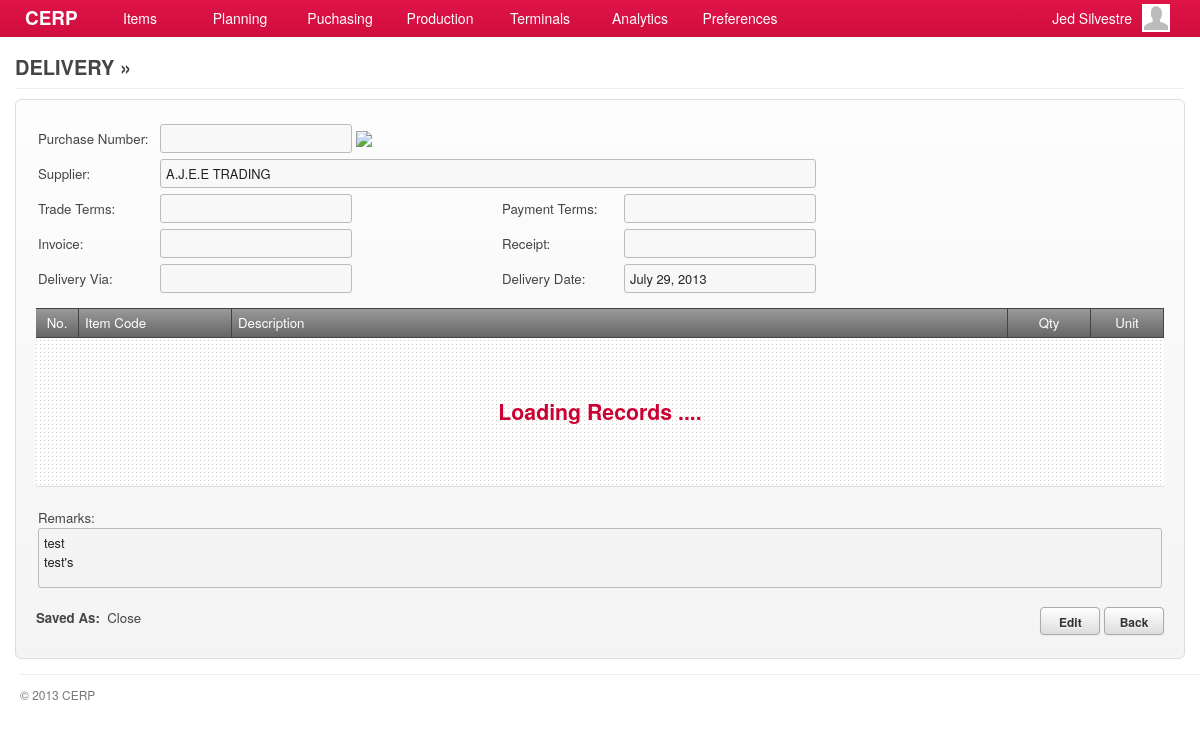
/account/deliveries-show_copy2.php?id=1 (signed in), run on an earlier commit of the app's database.
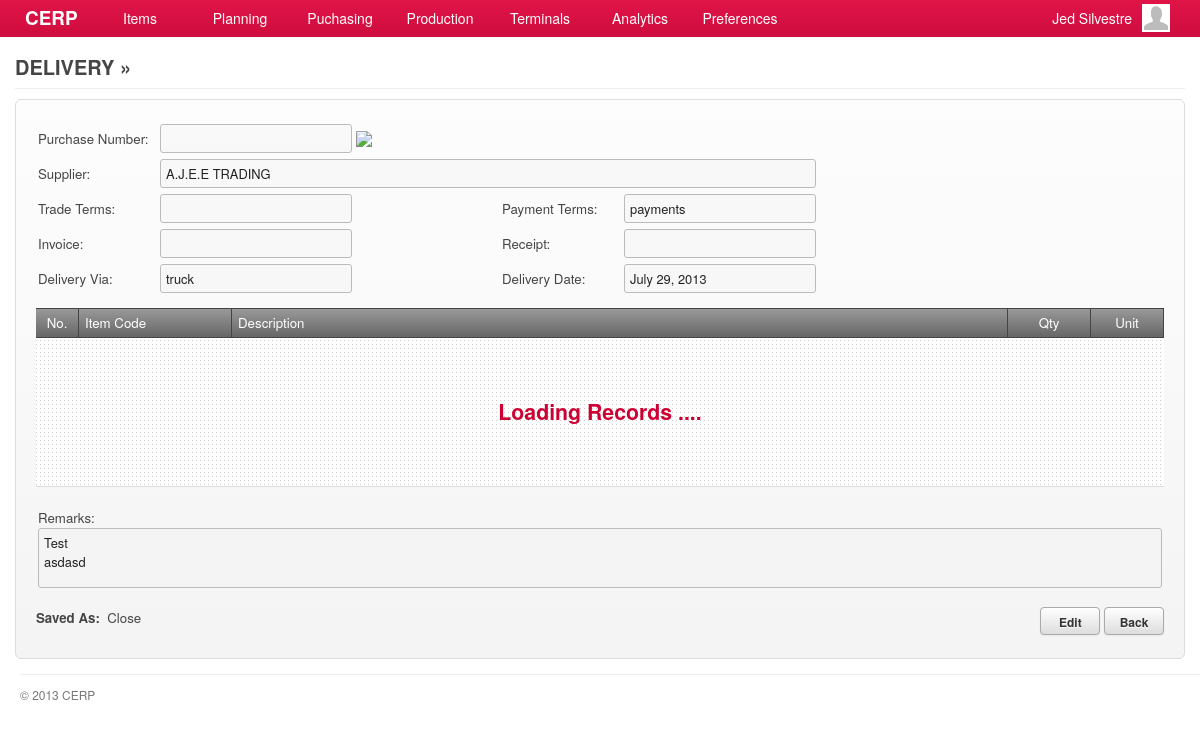
And on a later commit of the database.
### tables this page shows
CREATE TABLE `deliveries` (
  `id` bigint(20) NOT NULL AUTO_INCREMENT,
  `purchase_id` int(11) DEFAULT NULL,
  `delivery_via` varchar(80) DEFAULT NULL,
  `delivery_date` date DEFAULT NULL,
  `remarks` varchar(180) DEFAULT NULL,
  `status` int(4) DEFAULT '13',
  `completion_status` int(11) DEFAULT '19',
  `updated_at` datetime DEFAULT NULL,
  `created_at` datetime DEFAULT NULL,
  PRIMARY KEY (`id`)
);

CREATE TABLE `suppliers` (
  `id` int(11) NOT NULL AUTO_INCREMENT,
  `supplier_code` varchar(45) DEFAULT NULL,
  `name` varchar(100) DEFAULT NULL,
  `address` varchar(100) DEFAULT NULL,
  `country` int(11) DEFAULT NULL,
  `representative` varchar(100) DEFAULT NULL,
  `contact_no1` varchar(45) DEFAULT NULL,
  `contact_no2` varchar(45) DEFAULT NULL,
  `fax_no` varchar(45) DEFAULT NULL,
  `email` varchar(45) DEFAULT NULL,
  `supplier_type` int(11) DEFAULT NULL,
  `product_service` int(11) DEFAULT NULL,
  `term_of_payment` int(11) DEFAULT NULL,
  `description` tinytext,
  `created_at` timestamp NULL DEFAULT NULL,
  `updated_at` timestamp NULL DEFAULT NULL,
  PRIMARY KEY (`id`)
);

CREATE TABLE `lookup_status` (
  `id` int(11) NOT NULL AUTO_INCREMENT,
  `code` varchar(7) DEFAULT NULL,
  `description` varchar(45) DEFAULT NULL,
  `parent` varchar(6) DEFAULT NULL,
  `created_at` timestamp NULL DEFAULT NULL,
  `updated_at` timestamp NULL DEFAULT NULL,
  PRIMARY KEY (`id`)
);

CREATE TABLE `purchases` (
  `id` bigint(20) NOT NULL AUTO_INCREMENT,
  `supplier_id` int(11) DEFAULT NULL,
  `po_number` varchar(45) DEFAULT NULL,
  `po_date` date DEFAULT NULL,
  `payment_terms` varchar(80) DEFAULT NULL,
  `terms` varchar(80) DEFAULT NULL,
  `delivery_via` varchar(80) DEFAULT NULL,
  `delivery_date` date DEFAULT NULL,
  `total_amount` decimal(10,2) DEFAULT NULL,
  `remarks` varchar(180) DEFAULT NULL,
  `status` int(3) DEFAULT '9',
  `completion_status` int(11) DEFAULT NULL,
  `created_by` int(11) DEFAULT NULL,
  `created_at` datetime DEFAULT NULL,
  `checked_by` int(11) DEFAULT NULL,
  `checked_at` datetime DEFAULT NULL,
  `approved_by` int(11) DEFAULT NULL,
  `approved_at` datetime DEFAULT NULL,
  `updated_at` datetime DEFAULT NULL,
  PRIMARY KEY (`id`)
);

### include/general.class.php (called while the page is built, shortened)
<?php
require('database.class.php');
require('posts.class.php');
require('query.class.php');
require('role.class.php');
$HostAccount	= "account";
$DB				= new MySQL;
  $Host			= "cerp";
  $HostAccount	= "/".$Host."/".$HostAccount;
  $DB->database	= "cerpdb";
  $DB->username	= "cerpuser";
  $DB->password	= "cerpuser";
  $DB->hostname	= "localhost";
$Query			= new Query($DB);
$Signed			= $_SESSION['user'];
$Role		= new Role($DB, $Signed['id']);
require('functions.php');
?>

### include/role.class.php (called while the page is built, shortened)
<?php
class Role
{
	private $DB;
	private $user_id;
	function Role($db, $uid) {
  	$this->DB = $db;
		$this->user_id = $uid;
  }
	function isCapableByName($cap_name) {
		foreach ($this->getUserRoles() as $user_role) {
			$result = $this->DB->Find('role_capabilities', array(
						  			'columns' 		=> 'role_capabilities.*',
						  			'joins' => 'INNER JOIN capabilities ON capabilities.id = role_capabilities.capability_id',
						  	    'conditions' 	=> 'capabilities.capability="'. $cap_name .'" AND role_id='. $user_role['role_id']));
			if(isset($result)) {
				return TRUE;
			}
		}
	}
	function getUserRoles() {
		$result = $this->DB->Get('user_roles', array(
						  			'columns' 		=> 'user_roles.role_id, roles.name',
						  			'joins' => 'INNER JOIN roles ON roles.id = user_roles.role_id',
						  	    'conditions' 	=> 'user_roles.user_id='. $this->user_id));
		if(isset($result)) {
			return $result;
		}
	}
}

### include/database.class.php (called while the page is built, shortened)
<?php
class MySQL {
  public $username	= "cerpuser";
  public $password	= "cerpuser";
  public $hostname	= "localhost";
  public function Connect() {
    $conn = mysql_connect($this->hostname, $this->username, $this->password) or die("<br/><span class='notice'><p class='error'><strong>ERROR!</strong> Unable to connect to MySQL! </p></span>");
    return $conn;
  }
  public function Query($sql) {
  	$conn = $this->Connect();
    $result = mysql_query($sql, $conn);
	return $result;
  }
	function Find($table, $args='') {
  	if (isset($args)) {
  	  $args['columns'] = (isset($args['columns']) ? $args['columns'] : '*');
  	  $args['joins'] = (isset($args['joins']) ? $args['joins'] : '');
	 	 	$args['conditions'] = ($args['conditions'] == '' ? '' : 'where '.$args['conditions']);
		}
		$sql = "SELECT ".$args['columns']." FROM ".$table." ".$args['joins']." ".$args['conditions'];
		$row = $this->IsEmpty($this->Query($sql));
		return mysql_fetch_array($row);
  }
  function Get($table, $args='') {
  	if (isset($args)) {
  	  $args['columns'] = (isset($args['columns']) ? $args['columns'] : '*');
  	  $args['joins'] = (isset($args['joins']) ? $args['joins'] : '');
		  $args['conditions'] = ($args['conditions'] == '' ? '' : 'WHERE '.$args['conditions']);
  	  $args['order'] = (isset($args['order']) ? ' ORDER BY '.$args['order'] : '');
  	  $args['limit'] = (isset($args['limit']) ? ' LIMIT '.$args['limit'] : '');
  	  $args['group'] = (isset($args['group']) ? ' GROUP BY '.$args['group'] : '');
		}
		$data = array();
		$sql = "SELECT ".$args['columns']." FROM ".$table." ".$args['joins']." ".$args['conditions']." ".$args['group']." ".$args['order']." ".$args['limit'];
		$result = $this->IsEmpty($this->Query($sql));
		if(!empty($result)) {
	      while ($row = mysql_fetch_array($result)) {
	        $data[] = $row;
	      }
		}
		return $data;
  }
	function Fetch($table, $args='') {
  	if (isset($args)) {
  	  $args['columns'] = (isset($args['columns']) ? $args['columns'] : '*');
  	  $args['joins'] = (isset($args['joins']) ? $args['joins'] : '');
			$args['conditions'] = (isset($args['conditions']) && $args['conditions'] != '') ? ' WHERE '.$args['conditions'] : '';
			$args['order'] = (isset($args['order']) ? ' ORDER BY '.$args['order'] : '');
			$args['limit'] = (isset($args['limit']) ? ' LIMIT '.$args['limit'] : '');
			$args['group'] = (isset($args['group']) ? ' GROUP BY '.$args['group'] : '');
    }
	$data = array();
    $sql = "SELECT ".$args['columns'];
    $sql .= " FROM ".$table." ".$args['joins'];
    $sql .= $args['conditions'];
    $sql .= $args['group'];
    $sql .= $args['order'];
    $sql .= $args['limit'];
	$result = $this->IsEmpty($this->Query($sql));
	if(!empty($result)) {
      while ($row = mysql_fetch_array($result, MYSQL_ASSOC)) {
        $data[] = $row;
      }
	}
	return $data;
  }
  private function IsEmpty($result) {
    if(mysql_num_rows($result) > 0) return $result;
    return null;
  }
}

### include/query.class.php (called while the page is built, shortened)
<?php
class Query {
  private $DB;
  function Query($db) {
  	$this->DB = $db;
  }
  function delivery_by_id($id) {
  	$query = $this->DB->Fetch('deliveries', array(
               'columns'  => 'deliveries.id, purchases.id AS pid, purchases.po_number, suppliers.id AS supplier_id, suppliers.name AS supplier_name,
                              deliveries.delivery_date, deliveries.delivery_via, purchases.terms, purchases.payment_terms,
                              purchases.total_amount, deliveries.remarks, lookup_status.description AS status, lookup_status1.description AS completion_status,
                              purchases.po_date, deliveries.status AS status_id',
               'joins' => 'INNER JOIN purchases ON purchases.id = deliveries.purchase_id
               						 INNER JOIN suppliers ON suppliers.id = purchases.supplier_id
                           INNER JOIN lookup_status ON lookup_status.id = deliveries.status
                           INNER JOIN lookup_status AS lookup_status1 ON lookup_status1.id = deliveries.completion_status',
               'conditions' => 'deliveries.id = '. $id)
             );
		if(!empty($query)) return $query[0];
		return null;
  }
}

### account/deliveries-show_copy2.php (the view, shortened to what the changed rows need)
<?php
  $capability_key = 'show_deliveries';
  require('header.php');
	$allowed = $Role->isCapableByName($capability_key);
	if(!$allowed) {
		require('inaccessible.php');
	}else{
  	$delivery = $Query->delivery_by_id($_GET['id']);
?>
      <div id="page">
        <div id="page-title">
          <h2>
            <span class="title">Delivery &raquo; <span class="red"><?php echo $delivery['purchase_number']; ?></span></span>
          </h2>
        </div>
        <div id="content">
          <form id="delivery-form" action="<?php host($Capabilities->GetUrl()) ?>" method="POST" class="form-container">
             <div>
             	<table>
                   <tr>
                      <td width="120">Purchase Number:</td><td width="340"><input type="text" value="<?php echo $delivery['purchase_number']; ?>" class="text-field" disabled/>
                      	<?php echo $linkto = (isset($delivery['pid'])) ? link_to('purchases-show.php?id='.$delivery['pid']) : '' ?>
                      </td>
                      <td width="120"></td><td width="340"></td>
                   </tr>
                   <tr>
                      <td>Supplier:</td>
                      <td colspan="99">
                        <input type="text" value="<?php echo $delivery['supplier_name']; ?>" class="text-field" style="width:644px;" disabled/>
                      </td>
                   </tr>
                   <tr>
                      <td>Trade Terms:</td><td><input type="text" value="<?php echo $delivery['trade_terms']; ?>" class="text-field" disabled/></td>
                      <td>Payment Terms:</td><td><input type="text" value="<?php echo $delivery['payment_terms']; ?>" class="text-field" disabled/></td>
                   </tr>
                   <tr>
                      <td>Invoice:</td><td><input type="text" value="<?php echo $delivery['invoice']; ?>" class="text-field" disabled/></td>
                      <td>Receipt:</td><td><input type="text" value="<?php echo $delivery['receipt'] ?>" class="text-field" disabled/></td>
                   </tr>
                   <tr>
                      <td>Delivery Via:</td><td><input type="text" value="<?php echo $delivery['delivery_via']; ?>" class="text-field" disabled/></td>
                      <td>Delivery Date:</td><td><input type="text" value="<?php echo date("F d, Y", strtotime($delivery['delivery_date'])) ?>" class="text-field text-date" disabled/></td>
                   </tr>
                   <tr><td height="5" colspan="99"></td></tr>
                </table>
             </div>
             <div id="grid-delivery-materials" class="grid jq-grid" style="min-height:146px;">
               <table cellspacing="0" cellpadding="0">
                 <thead>
                   <tr>
                     <td width="30" class="border-right text-center">No.</td>
                     <td width="140" class="border-right">Item Code</td>
                     <td class="border-right">Description</td>
                     <td width="70" class="border-right text-center">Qty</td>
                     <td width="60" class="border-right text-center">Unit</td>
                   </tr>
                 </thead>
                 <tbody id="delivery-materials"></tbody>
               </table>
             </div>
             <div>
             	<table width="100%">
                   <tr><td height="5" colspan="99"></td></tr>
                   <tr>
                      <td></td>
                      <td align="right"></td>
                   </tr>
                   <tr><td colspan="2">Remarks:<br/><textarea style="min-width:650px;width:98.9%;height:50px;" disabled><?php echo $delivery['remarks']; ?></textarea></td></tr>
                </table>
             </div>
             <div class="field-command">
           	   <div class="text-post-status">
           	     <strong>Saved As:</strong>&nbsp;&nbsp;<?php echo $delivery['status']; ?>
               </div>
               <?php if($delivery['status'] != "Publish") { ?>
               <input type="button" value="Edit" class="btn redirect-to" rel="<?php echo host('deliveries-edit.php?id='. $delivery['id']); ?>"/>
           	   <?php } ?>
               <input type="button" value="Back" class="btn redirect-to" rel="<?php echo host('deliveries.php'); ?>"/>
             </div>
          </form>
       </div>
<?php }
require('footer.php'); ?>

What changed in the data, as far as the page shows it:
changed deliveries "Close": purchase.payment_terms (not shown) → "payments"; delivery_via (not shown) → "truck"; remarks "test test's" → "Test asdasd"
